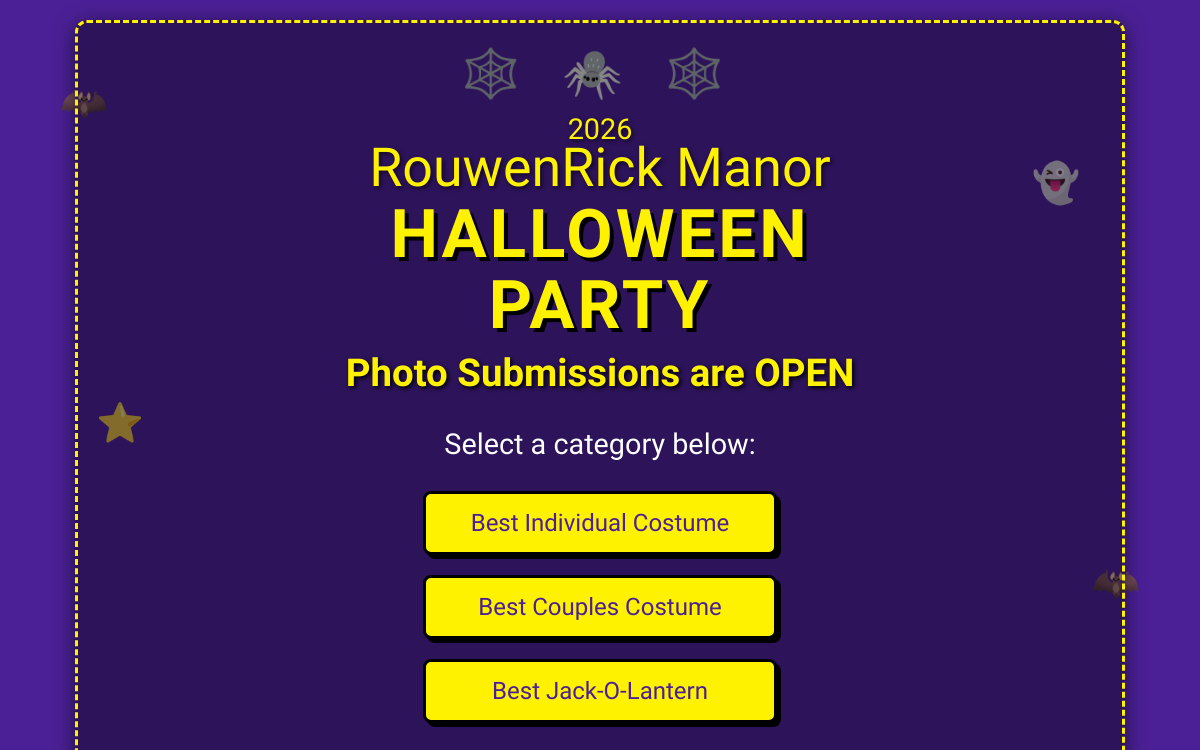
The page / on the database its author committed.
### tables this page shows
CREATE TABLE state (key TEXT PRIMARY KEY, value TEXT, qr_url TEXT DEFAULT 'http://localhost:5000');

### app/blueprints/main.py (the view)
@main_bp.route('/')
def index():
    submissions_open = are_submissions_open()
    voting_open = is_voting_open()
    if submissions_open:
        status_text = "Photo Submissions are OPEN"
    elif voting_open:
        status_text = "Voting is OPEN"
    else:
        status_text = "Voting is CLOSED"
    return render_template(
        'index.html',
        status_text=status_text,
        categories=current_app.config['CATEGORIES']
    )

### app/db.py (called while the page is built)
def get_db():
    if 'db' not in g:
        g.db = sqlite3.connect(
            current_app.config['DB_PATH'],
            detect_types=sqlite3.PARSE_DECLTYPES
        )
        g.db.row_factory = sqlite3.Row
    return g.db

### app/utils.py (called while the page is built)
def are_submissions_open():
    conn = get_db()
    try:
        row = conn.execute("SELECT value FROM state WHERE key='submissions_open'").fetchone()
        return row[0] == 'true' if row else False
    except Exception as e:
        logger.error(f"Error checking submissions open status: {e}")
        return False

def is_voting_open():
    conn = get_db()
    try:
        row = conn.execute("SELECT value FROM state WHERE key='voting_open'").fetchone()
        return row[0] == 'true' if row else False
    except Exception as e:
        logger.error(f"Error checking voting open status: {e}")
        return False

def get_event_branding() -> dict:
    conn = get_db()
    rows = conn.execute(
        "SELECT key, value FROM state WHERE key IN ('event_year', 'event_location', 'event_title_line1', 'event_title_line2')"
    ).fetchall()
    branding = dict(DEFAULT_BRANDING)
    for r in rows:
        if r['value'] is not None:
            branding[r['key']] = r['value']
    return branding

### app/templates/index.html (shortened to what this page needs)
{% extends 'base.html' %}
{% block content %}
<h2>{{ status_text }}</h2>
<p>Select a category below:</p>
{% for slug, name in categories.items() %}
    <a href="{{ url_for('main.category', slug=slug) }}" class="btn">{{ name }}</a><br>
{% endfor %}
{% endblock %}

### app/templates/base.html (shortened to what this page needs)
<!DOCTYPE html>
<html>
<head>
    <link rel="stylesheet" href="{{ url_for('static', filename='css/style.css') }}">
</head>
<body class="{% if is_tv %}tv-mode{% endif %}">
    <div class="decor-float" style="top: 10%; left: 5%;">🦇</div>
    <div class="decor-float" style="top: 20%; right: 10%; animation-delay: 1s;">👻</div>
    <div class="decor-float" style="top: 50%; left: 8%; animation-delay: 2s;">⭐</div>
    <div class="decor-float" style="top: 70%; right: 5%; animation-delay: 0.5s;">🦇</div>
    <div class="container" {% if is_tv %}onclick="var d = document.documentElement; if (d.requestFullscreen) d.requestFullscreen(); else if (d.webkitRequestFullscreen) d.webkitRequestFullscreen();"{% endif %}>
        {% block decor_top %}
            <div class="decor-top" id="tv-decor">🕸️ 🕷️ 🕸️</div>
        {% endblock %}
        <div id="dynamic-header" style="width: 100%;">
            {% block header %}
            <div style="font-family: 'Oregano', cursive; font-size: 1.5em; color: #FFF200; margin-bottom: -10px; text-shadow: 2px 2px 4px rgba(0,0,0,0.6);">
                {{ branding.event_year }}
            </div>
            <div style="font-family: 'Oregano', cursive; font-size: 2.8em; color: #FFF200; margin-bottom: -10px; text-shadow: 2px 2px 4px rgba(0,0,0,0.6);">
                {{ branding.event_location }}
            </div>
            <h1 style="font-size: {% if is_tv %}5.5em{% else %}3.5em{% endif %}; line-height: 1.05; word-break: break-word; margin: 10px 0;">
                {{ branding.event_title_line1 }}{% if branding.event_title_line2 %}<br>{{ branding.event_title_line2 }}{% endif %}
            </h1>
            {% endblock %}
        </div>
        <div id="body-content-wrapper" style="width: 100%; min-width: 0;">
            {% block content %}{% endblock %}
        </div>
    </div>
</body>
</html>

### app/static/css/style.css (style rules this page uses)
body { background-color: #4B2096; color: #FFF200; font-family: 'Oregano', cursive; font-size: 1.2em; margin: 0; padding: 20px; text-align: center; background-image: radial-gradient(circle at top left, transparent 20%, #4B2096 20%, #4B2096 80%, transparent 80%, transparent), radial-gradient(circle at top right, transparent 20%, #4B2096 20%, #4B2096 80%, transparent 80%, transparent); background-size: 100px 100px; position: relative; min-height: 100vh; box-sizing: border-box; }
.decor-top { font-size: 2.5em; margin-top: -10px; margin-bottom: 10px; letter-spacing: 15px; }
.decor-float { position: absolute; font-size: 2em; opacity: 0.8; animation: float 4s ease-in-out infinite; pointer-events: none; }
.container { width: 100%; max-width: 640px; margin: 0 auto; display: block; background-color: rgba(0,0,0,0.4); padding: 24px; border-radius: 12px; box-shadow: 0 4px 20px rgba(0,0,0,0.6); position: relative; z-index: 10; border: 3px dashed #FFF200; box-sizing: border-box; overflow: hidden; }
@media (min-width: 768px) { .container { max-width: 900px; padding: 32px; } }
@media (min-width: 1024px) { .container { max-width: 1050px; } }
h1 { font-family: 'Creepster', cursive; margin: 0; letter-spacing: 3px; text-shadow: 4px 4px 0px #000; line-height: 1.1; }
h2 { font-family: 'Creepster', cursive; font-size: 2em; text-shadow: 2px 2px 4px #000; margin-top: 10px; }
p { color: #ffffff; font-size: 1.5em; margin-bottom: 20px; font-family: 'Oregano', cursive; }
.btn { background-color: #FFF200; color: #4B2096; font-family: 'Creepster', cursive; padding: 15px 24px; border: 3px solid #000; border-radius: 8px; font-size: 24px; cursor: pointer; margin: 10px; text-decoration: none; display: inline-block; width: 80%; max-width: 300px; box-shadow: 4px 4px 0px #000; transition: transform 0.1s, box-shadow 0.1s; }

### rows shown on the page
state: event_year "2026"
state: event_location "RouwenRick Manor"
state: event_title_line1 "HALLOWEEN"
state: event_title_line2 "PARTY"

### other values the page prints
{{ status_text }} "Photo Submissions are OPEN"
{{ name }} "Best Individual Costume" "Best Couples Costume" "Best Jack-O-Lantern"
